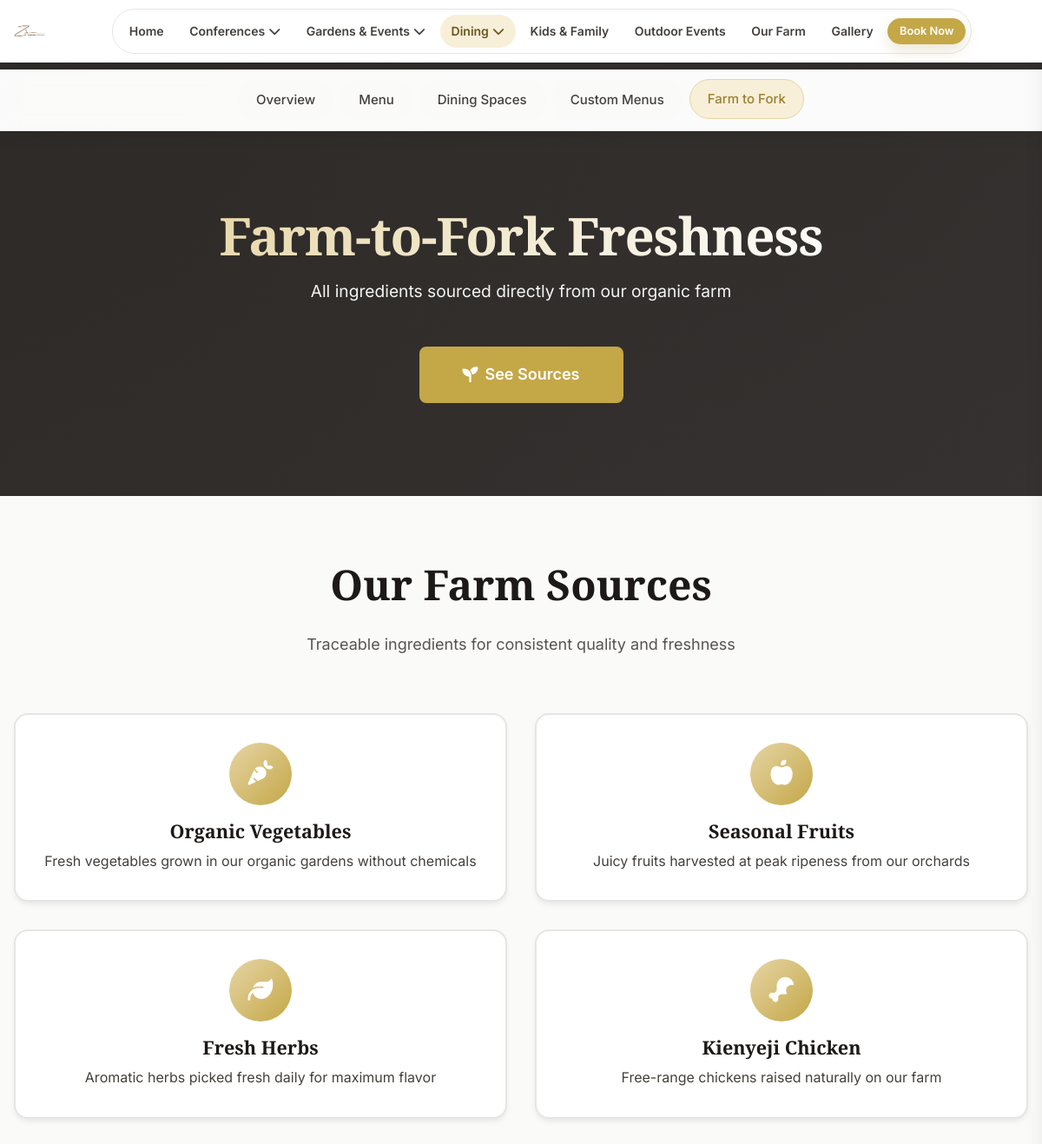
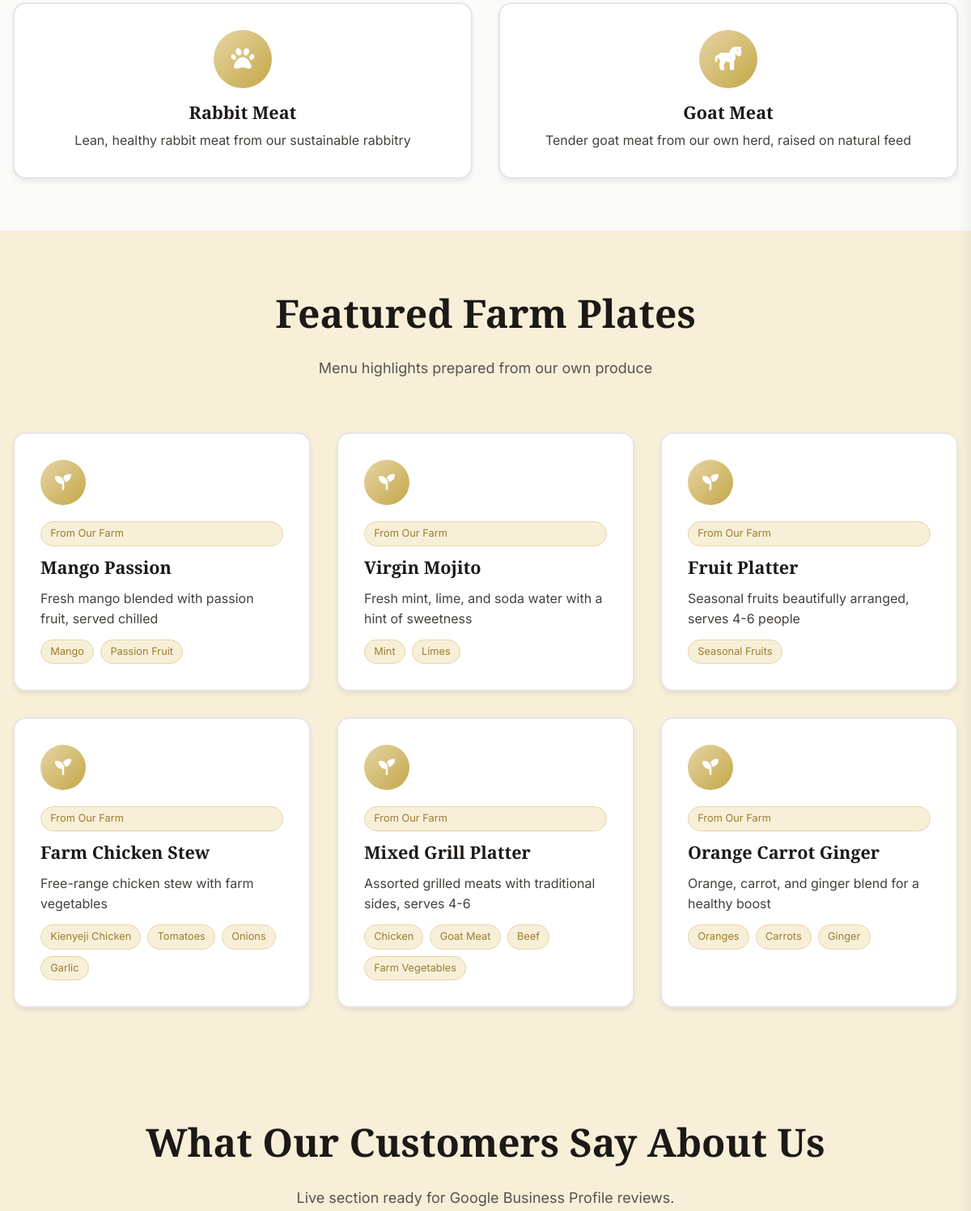
/dining/farm-to-fork/ (upper part), run on an earlier commit of the app's database (2 pictures, top to bottom).
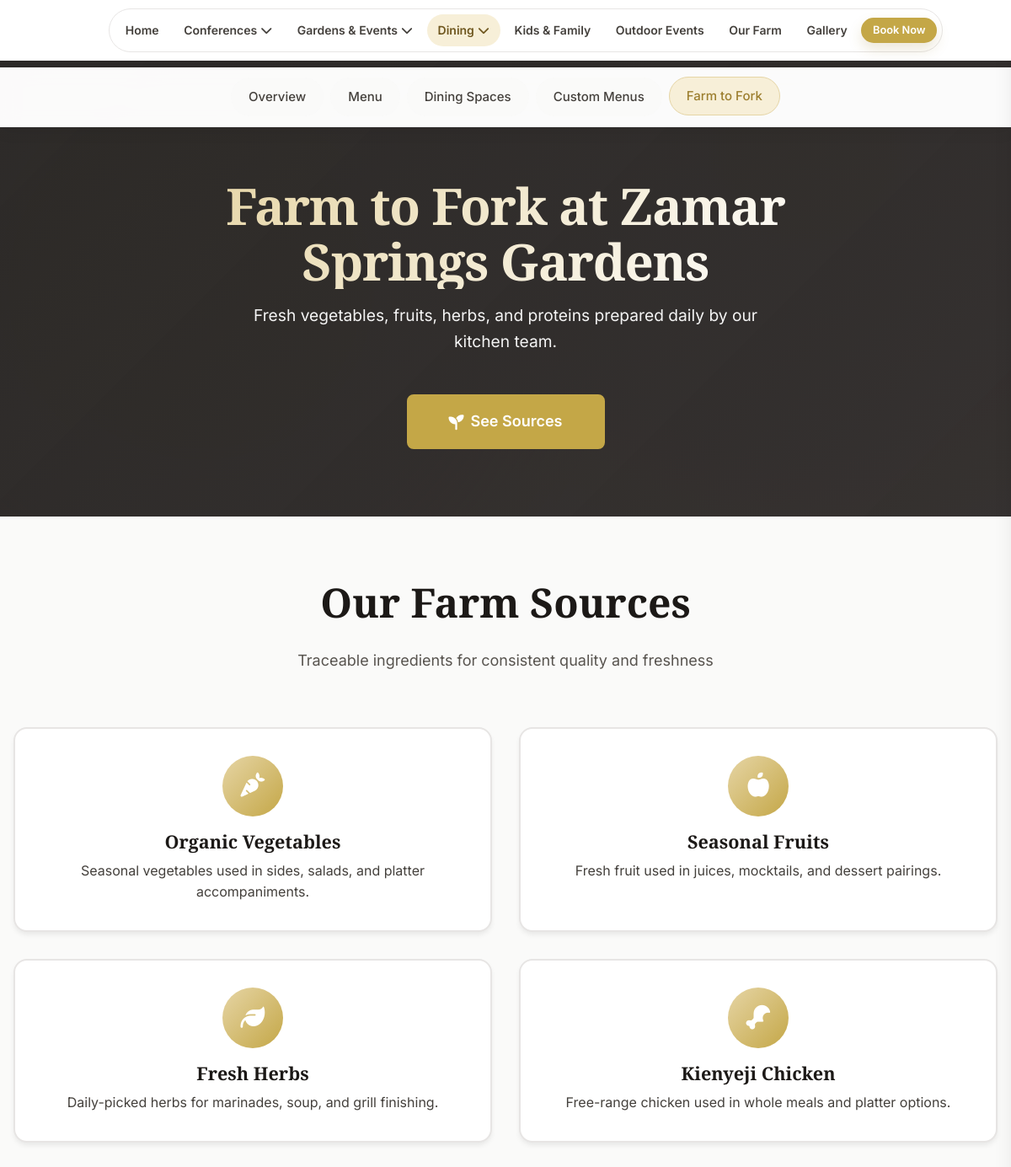
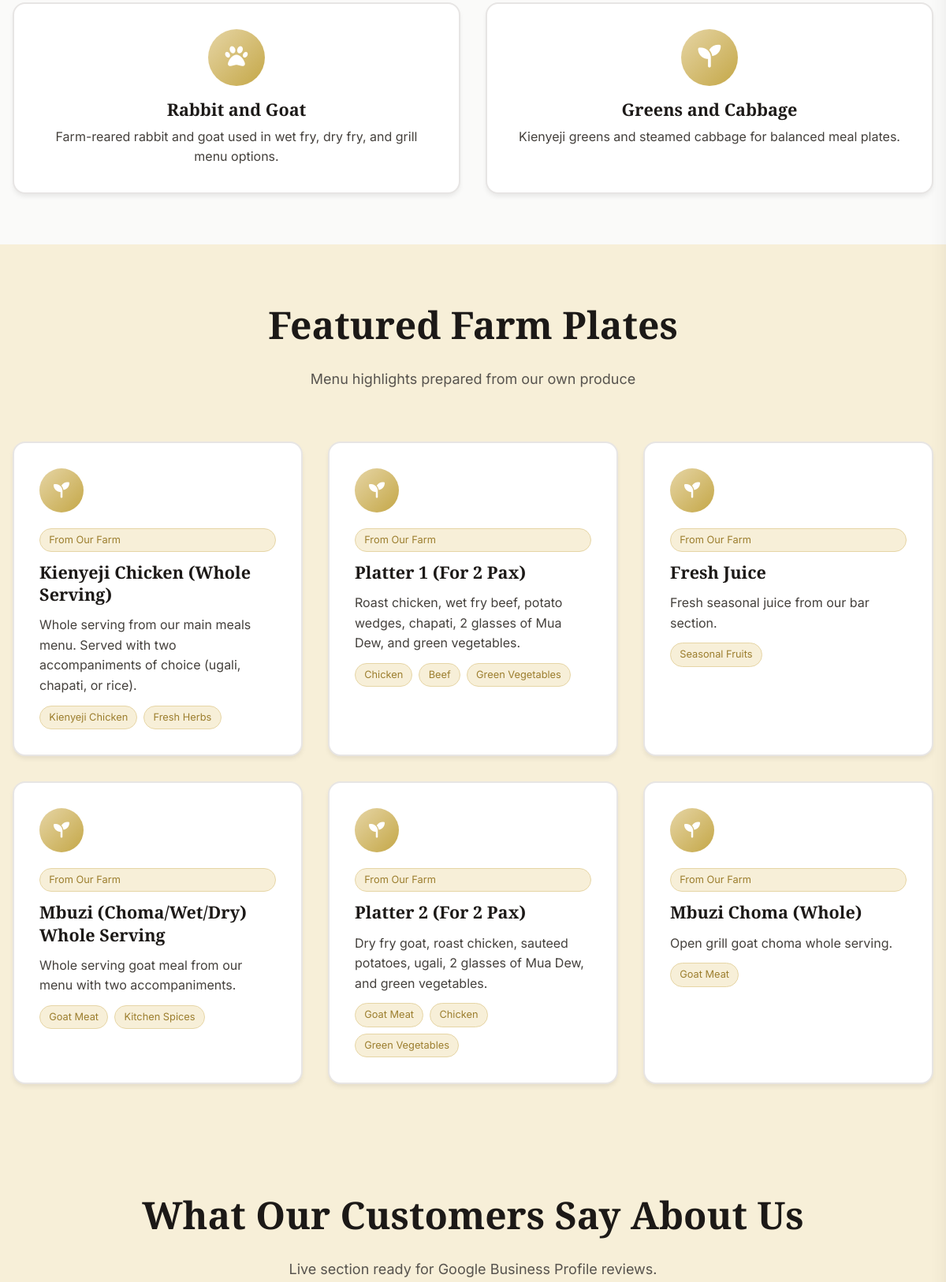
And on a later commit of the database (2 pictures, top to bottom).
### apps/dining/models.py (models this page shows, shortened)
class DiningPage(SEOFields, TimeStampedModel):
    hero_title = models.CharField(
        max_length=200,
        default="Dining Experience"
    )
    hero_subtitle = models.TextField(
        default="Farm-to-fork dining in a serene, non-alcoholic environment"
    )
    intro_text = models.TextField(
        default="Experience fresh, organic meals prepared with ingredients from our own farm. Enjoy dining in our beautiful pergolas and gazebos surrounded by nature."
    )
    farm_title = models.CharField(
        max_length=200,
        default="Farm-to-Fork Freshness"
    )
    farm_subtitle = models.TextField(
        default="All ingredients sourced directly from our organic farm"
    )
    spaces_title = models.CharField(
        max_length=200,
        default="Prime Dining Spaces"
    )
    spaces_subtitle = models.TextField(
        default="Beautiful locations for memorable dining experiences"
    )
    menu_pdf = models.FileField(
        upload_to='dining/menus/',
        blank=True,
        help_text="Upload PDF menu file"
    )
    menu_title = models.CharField(
        max_length=200,
        default="Our Menu"
    )
    menu_subtitle = models.TextField(
        default="Fresh, organic, and delicious"
    )
    is_active = models.BooleanField(default=True)
    class Meta:
        verbose_name = "Dining Page Settings"
        verbose_name_plural = "Dining Page Settings"

class FarmSource(models.Model):
    SOURCE_TYPES = [
        ('vegetable', 'Vegetables'),
        ('fruit', 'Fruits'),
        ('herb', 'Herbs'),
        ('meat', 'Meat'),
        ('dairy', 'Dairy'),
    ]
    name = models.CharField(max_length=100)
    source_type = models.CharField(max_length=20, choices=SOURCE_TYPES)
    icon = models.CharField(max_length=50, help_text="Font Awesome icon class")
    description = models.TextField()
    image = models.ImageField(upload_to='dining/farm/', blank=True)
    display_order = models.IntegerField(default=0)
    is_active = models.BooleanField(default=True)
    class Meta:
        verbose_name = "Farm Source"
        verbose_name_plural = "Farm Sources"
        ordering = ['display_order']

class FoodItem(SEOFields, TimeStampedModel):
    category = models.ForeignKey(
        FoodCategory,
        on_delete=models.CASCADE,
        related_name='food_items'
    )
    name = models.CharField(max_length=200)
    slug = models.SlugField(unique=True)
    description = models.TextField(help_text="Brief description of the dish")
    search_tags = models.CharField(
        max_length=255,
        blank=True,
        help_text="Comma-separated tags for menu search (e.g. vegan, spicy, breakfast)",
    )
    is_from_farm = models.BooleanField(default=False)
    farm_ingredients = models.TextField(
        blank=True,
        help_text="List farm-sourced ingredients, one per line"
    )
    price = models.DecimalField(
        max_digits=10,
        decimal_places=2,
        null=True,
        blank=True,
        help_text="Optional - price can be shown subtly or not at all"
    )
    featured_image = models.ImageField(
        upload_to='dining/food/',
        blank=True,
        help_text="High-quality food photo"
    )
    is_featured = models.BooleanField(default=False)
    is_special = models.BooleanField(default=False, help_text="Chef's special")
    is_active = models.BooleanField(default=True)
    display_order = models.IntegerField(default=0)
    class Meta:
        verbose_name = "Food Item"
        verbose_name_plural = "Food Items"
        ordering = ['category', 'display_order']
        indexes = [
            models.Index(fields=["is_active", "display_order"], name="dining_food_active_idx"),
            models.Index(fields=["name"], name="dining_food_name_idx"),
            models.Index(fields=["search_tags"], name="dining_food_tags_idx"),
        ]
    def get_farm_ingredients_list(self):
        if self.farm_ingredients:
            return [ing.strip() for ing in self.farm_ingredients.split('\n') if ing.strip()]
        return []

### apps/dining/views.py (the view)
# urls.py: path('farm-to-fork/', views.farm_to_fork_view, name='farm_to_fork'),
def farm_to_fork_view(request):
    page_settings = DiningPage.objects.filter(is_active=True).first()
    if not page_settings:
        page_settings = DiningPage.objects.create()
    farm_sources = FarmSource.objects.filter(
        is_active=True
    ).order_by('display_order')
    farm_food = FoodItem.objects.filter(
        is_active=True,
        is_from_farm=True
    ).order_by('display_order')[:6]
    context = {
        'page_settings': page_settings,
        'farm_sources': farm_sources,
        'farm_food': farm_food,
    }
    return render(request, 'dining/farm_to_fork.html', context)

### apps/dining/templates/dining/farm_to_fork.html (shortened to what this page needs)
{% extends "dining/base.html" %}
{% load static %}
{% block dining_content %}
<section class="dining-hero">
    <div class="container">
        <div class="dining-hero-content">
            <h1 class="dining-hero-title">{{ page_settings.farm_title|default:"Farm-to-Fork Freshness" }}</h1>
            <p class="dining-hero-subtitle">{{ page_settings.farm_subtitle|default:"All ingredients sourced directly from our organic farm" }}</p>
            <a href="#source-list" class="btn btn-gold btn-large">
                <i class="fas fa-seedling"></i> See Sources
            </a>
        </div>
    </div>
</section>
<section class="section-padding" id="source-list">
    <div class="container">
        <div class="section-header">
            <h2 class="section-title">Our Farm Sources</h2>
            <p class="section-subtitle">Traceable ingredients for consistent quality and freshness</p>
        </div>
        <div class="farm-grid">
            {% for source in farm_sources %}
            <article class="farm-card">
                <div class="farm-icon"><i class="{{ source.icon }}"></i></div>
                <h3 class="farm-title">{{ source.name }}</h3>
                <p class="farm-description">{{ source.description }}</p>
            </article>
            {% empty %}
            <div class="text-center">
                <p class="section-subtitle">Farm source details are being updated.</p>
            </div>
            {% endfor %}
        </div>
    </div>
</section>
<section class="section-padding bg-gold-light">
    <div class="container">
        <div class="section-header">
            <h2 class="section-title">Featured Farm Plates</h2>
            <p class="section-subtitle">Menu highlights prepared from our own produce</p>
        </div>
        <div class="food-grid">
            {% for food in farm_food %}
            <article class="food-card">
                <div class="food-content">
                    <div class="food-visual" aria-hidden="true">
                        <i class="fas fa-seedling"></i>
                    </div>
                    <span class="menu-item-ingredient">From Our Farm</span>
                    <h3 class="food-title">{{ food.name }}</h3>
                    <p class="food-description">{{ food.description|truncatewords:20 }}</p>
                    {% if food.farm_ingredients %}
                    <div class="food-ingredients-list">
                        {% for ing in food.get_farm_ingredients_list|slice:":4" %}
                        <span class="food-ingredient">{{ ing }}</span>
                        {% endfor %}
                    </div>
                    {% endif %}
                </div>
            </article>
            {% empty %}
            <div class="text-center">
                <p class="section-subtitle">Farm-based featured dishes are being updated.</p>
            </div>
            {% endfor %}
        </div>
    </div>
</section>
{% endblock %}

### apps/dining/templates/dining/base.html
{% extends "base.html" %}
{% load static %}
{% block extra_css %}
<link rel="stylesheet" href="{% static 'css/dining.css' %}">
{% endblock %}
{% block content %}
<nav class="food-category-nav">
    <div class="container">
        <ul class="food-category-list">
            <li>
                <a href="{% url 'dining:overview' %}"
                   class="{% if request.resolver_match.url_name == 'overview' %}active{% endif %}">
                    Overview
                </a>
            </li>
            <li>
                <a href="{% url 'dining:menu' %}"
                   class="{% if request.resolver_match.url_name == 'menu' %}active{% endif %}">
                    Menu
                </a>
            </li>
            <li>
                <a href="{% url 'dining:overview' %}#spaces">
                    Dining Spaces
                </a>
            </li>
             <li>
                <a href="{% url 'dining:overview' %}#custom-menu">
                    Custom Menus
                </a>
            </li>
            <li>
                <a href="{% url 'dining:farm_to_fork' %}"
                   class="{% if request.resolver_match.url_name == 'farm_to_fork' %}active{% endif %}">
                    Farm to Fork
                </a>
            </li>
        </ul>
    </div>
</nav>
{% block dining_content %}
{% endblock %}
{% endblock %}

### templates/base.html (shortened to what this page needs)
{% load static %}
<!DOCTYPE html>
<html lang="en" class="no-js">
<head>
    <link rel="stylesheet" href="https://cdnjs.cloudflare.com/ajax/libs/font-awesome/6.4.0/css/all.min.css" media="print" onload="this.media='all'">
    <link rel="stylesheet" href="{% static 'css/style.css' %}">
    {% block extra_css %}{% endblock %}
</head>
<body>
    <header class="main-header">
        <div class="container">
            <div class="header-content">
                <div class="logo">
                    <a href="/" class="logo-link">
                        <div class="logo-icon">
                            <img src="{% static 'images/zamar-springs-log-1.webp' %}" alt="Zamar Springs Gardens Logo" width="96" height="96" decoding="async" fetchpriority="high" style="width:100%; height:100%; object-fit:contain;">                        </div>
                    </a>
                </div>
                <nav class="desktop-nav">
                    <ul class="nav-list">
                        <li><a href="{% url 'home:index' %}" class="nav-link {% if request.resolver_match.app_name == 'home' %}active{% endif %}">Home</a></li>
                        <li class="nav-dropdown">
                            <a href="{% url 'conferences:overview' %}" class="nav-link {% if request.resolver_match.app_name == 'conferences' %}active{% endif %}">
                                Conferences <i class="fas fa-chevron-down"></i>
                            </a>
                        </li>
                        <li class="nav-dropdown">
                            <a href="{% url 'gardens:overview' %}" class="nav-link {% if request.resolver_match.app_name == 'gardens' %}active{% endif %}">
                                Gardens & Events <i class="fas fa-chevron-down"></i>
                            </a>
                        </li>
                        <li class="nav-dropdown">
                            <a href="{% url 'dining:overview' %}" class="nav-link {% if request.resolver_match.app_name == 'dining' %}active{% endif %}">
                                Dining <i class="fas fa-chevron-down"></i>
                            </a>
                        </li>
                        <li><a href="{% url 'kids:overview' %}" class="nav-link {% if request.resolver_match.app_name == 'kids' %}active{% endif %}">Kids & Family</a></li>
                        <li><a href="{% url 'home:outdoor_events' %}" class="nav-link {% if request.resolver_match.url_name == 'outdoor_events' %}active{% endif %}">Outdoor Events</a></li>
                        <li><a href="{% url 'home:our_farm' %}" class="nav-link {% if request.resolver_match.url_name == 'our_farm' %}active{% endif %}">Our Farm</a></li>
                        <li><a href="{% url 'gallery:overview' %}" class="nav-link {% if request.resolver_match.app_name == 'gallery' %}active{% endif %}">Gallery</a></li>
                        <li><a href="{% url 'gardens:overview' %}#inquiry" class="btn btn-gold btn-small nav-book-cta" aria-label="Book now for events inquiry">Book Now</a></li>
                    </ul>
                </nav>
            </div>
        </div>
    </header>
    <main class="main-content">
        {% block content %}{% endblock %}
    </main>
    <section class="reviews-section section-padding bg-gold-light" id="customer-reviews">
        <div class="container">
            <div class="section-header">
                <h2 class="section-title">What Our Customers Say About Us</h2>
                <p class="section-subtitle">Live section ready for Google Business Profile reviews.</p>
            </div>
        </div>
    </section>
</body>
</html>

What changed in the data, as far as the page shows it:
removed FarmSource: name "Rabbit Meat", description "Lean, healthy rabbit meat from our sustainable rabbitry"
removed FarmSource: name "Goat Meat", description "Tender goat meat from our own herd, raised on natural feed"
removed FoodItem: name "Mango Passion", description "Fresh mango blended with passion fruit, served chilled", get_farm_ingredients_list "Mango" "Passion Fruit"
no longer on this page (row edited): FoodItem: name "Virgin Mojito", description "Fresh mint, lime, and soda water with a hint of sweetness", get_farm_ingredients_list "Mint" "Limes"
removed FoodItem: name "Fruit Platter", description "Seasonal fruits beautifully arranged, serves 4-6 people", get_farm_ingredients_list "Seasonal Fruits"
removed FoodItem: name "Farm Chicken Stew", description "Free-range chicken stew with farm vegetables", get_farm_ingredients_list "Kienyeji Chicken" "Tomatoes" "Onions" "Garlic"
removed FoodItem: name "Mixed Grill Platter", description "Assorted grilled meats with traditional sides, serves 4-6", get_farm_ingredients_list "Chicken" "Goat Meat" "Beef" "Farm Vegetables"
removed FoodItem: name "Orange Carrot Ginger", description "Orange, carrot, and ginger blend for a healthy boost", get_farm_ingredients_list "Oranges" "Carrots" "Ginger"
changed DiningPage: farm_title "Farm-to-Fork Freshness" → "Farm to Fork at Zamar Springs Gardens"; farm_subtitle "All ingredients sourced directly from our organic farm" → "Fresh vegetables, fruits, herbs, and proteins prepared daily by our kitchen team."
changed FarmSource "Organic Vegetables": description "Fresh vegetables grown in our organic gardens without chemicals" → "Seasonal vegetables used in sides, salads, and platter accompaniments."
changed FarmSource "Seasonal Fruits": description "Juicy fruits harvested at peak ripeness from our orchards" → "Fresh fruit used in juices, mocktails, and dessert pairings."
changed FarmSource "Fresh Herbs": description "Aromatic herbs picked fresh daily for maximum flavor" → "Daily-picked herbs for marinades, soup, and grill finishing."
changed FarmSource "Kienyeji Chicken": description "Free-range chickens raised naturally on our farm" → "Free-range chicken used in whole meals and platter options."
added FarmSource: name "Rabbit and Goat", description "Farm-reared rabbit and goat used in wet fry, dry fry, and grill menu options."
added FarmSource: name "Greens and Cabbage", description "Kienyeji greens and steamed cabbage for balanced meal plates."
added FoodItem: name "Kienyeji Chicken (Whole Serving)", description "Whole serving from our main meals menu. Served with two accompaniments of choice (ugali, chapati, or rice).", get_farm_ingredients_list "Kienyeji Chicken" "Fresh Herbs"
added FoodItem: name "Platter 1 (For 2 Pax)", description "Roast chicken, wet fry beef, potato wedges, chapati, 2 glasses of Mua Dew, and green vegetables.", get_farm_ingredients_list "Chicken" "Beef" "Green Vegetables"
added FoodItem: name "Fresh Juice", description "Fresh seasonal juice from our bar section.", get_farm_ingredients_list "Seasonal Fruits"
added FoodItem: name "Mbuzi (Choma/Wet/Dry) Whole Serving", description "Whole serving goat meal from our menu with two accompaniments.", get_farm_ingredients_list "Goat Meat" "Kitchen Spices"
added FoodItem: name "Platter 2 (For 2 Pax)", description "Dry fry goat, roast chicken, sauteed potatoes, ugali, 2 glasses of Mua Dew, and green vegetables.", get_farm_ingredients_list "Goat Meat" "Chicken" "Green Vegetables"
added FoodItem: name "Mbuzi Choma (Whole)", description "Open grill goat choma whole serving.", get_farm_ingredients_list "Goat Meat"
